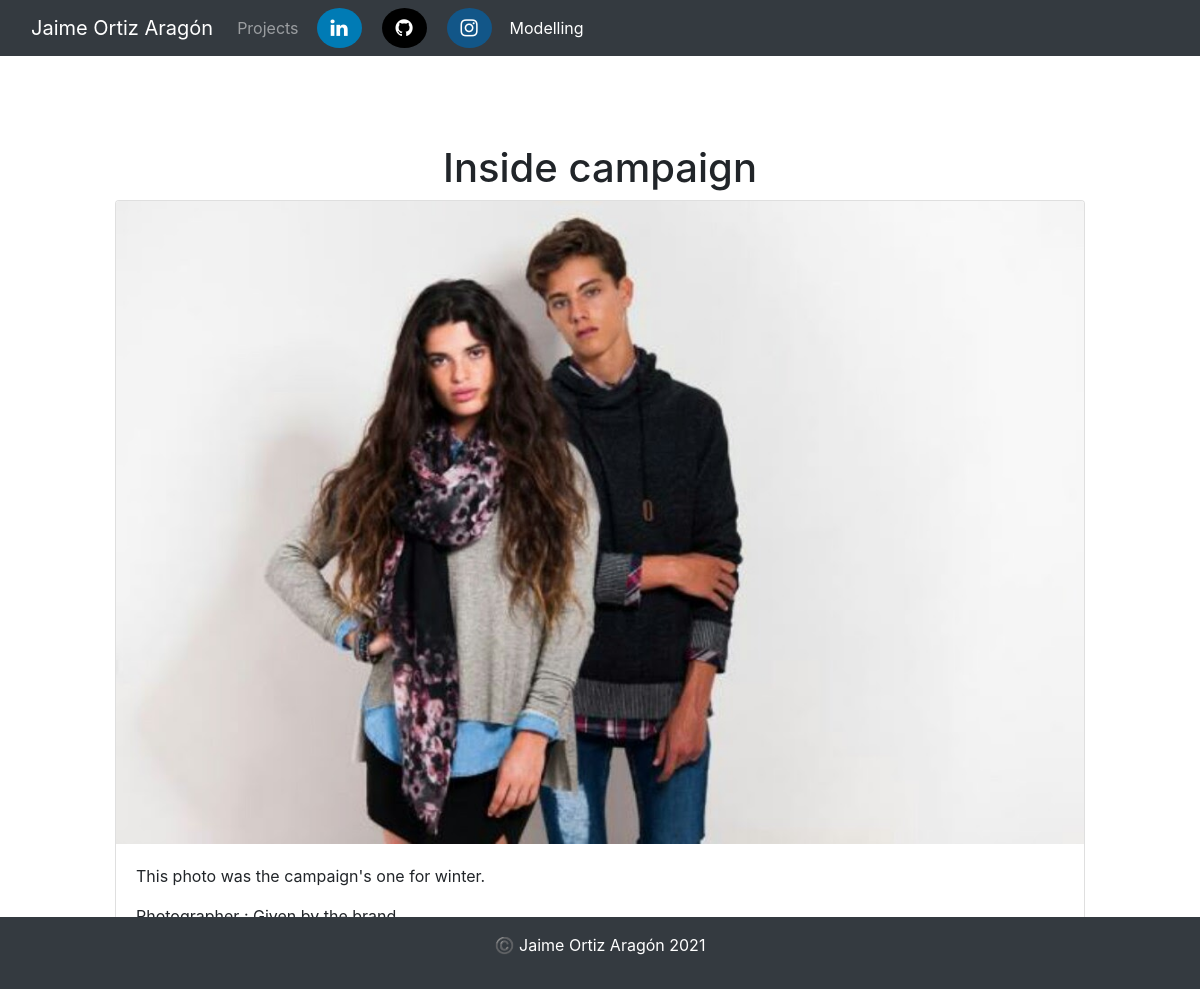
/model/7/, run on the app's committed database.
### model/models.py (models this page shows, shortened)
class Shooting(models.Model):
    title = models.CharField(max_length=30)
    description = models.TextField()
    location = models.CharField(max_length=50)
    photographer = models.CharField(max_length=50)
    image = models.ImageField(upload_to='images/')
    def tall_shooting(self):
        width, height = get_image_dimensions(self.image)
        if width > height:
            return False
        else:
            return True

### model/views.py (the view)
# urls.py: path('<int:shooting_id>/', views.show_shooting, name='shooting'),
def show_shooting(request, shooting_id):
    shooting = get_object_or_404(Shooting, pk=shooting_id)
    return render(request, 'model/shooting.html', {'shooting': shooting})

### model/templates/model/shooting.html (shortened to what this page needs)
<!DOCTYPE html>
<html lang="en">
    <head>
        {% load static %}
        <link rel="stylesheet" href="https://maxcdn.bootstrapcdn.com/bootstrap/4.0.0/css/bootstrap.min.css">
        <link rel="stylesheet" href="https://cdnjs.cloudflare.com/ajax/libs/font-awesome/4.7.0/css/font-awesome.min.css">
    </head>
    <body>
        <header>
            <nav class="navbar navbar-expand-lg navbar-dark bg-dark">
                <div class="container-fluid">
                  <a class="navbar-brand" href="/">Jaime Ortiz Aragón</a>
                  <div class="collapse navbar-collapse" id="navbarNavAltMarkup">
                    <div class="navbar-nav">
                      <a class="nav-link" href="project">Projects</a>
                      <a href="https://www.linkedin.com/in/jaime-ortiz-arag%C3%B3n-0380881a4/" class="fa fa-linkedin"></a>
                      <a href="https://github.com/imjaimeortiz" class="fa fa-github"></a>
                      <a href="https://www.instagram.com/imjaimeortiz/" class="fa fa-instagram"></a>
                      <a class="nav-link active" href="/model">Modelling</a>
                      </div>
                  </div>
                </div>
              </nav>
        </header>
        <main>
          <br/>
          <br/>
          <br/>
          <h1 class="text-center pt-3">{{ shooting.title }}</h1>
          {% if shooting.tall_shooting %}
          <div style="max-height: 550px; max-width: 550px;" class="container">
          {% else %}
          <div style="max-height: 550px; max-width: 1000px;" class="container">
          {% endif %}
            <div class="card mb-4 box-shadow">
              <img  class="card-img-top" src="{{ shooting.image.url }}">
              <div class="card-body">
                <p class="card-text">{{ shooting.description }}</p>
                <p class="card-text">Photographer : {{ shooting.photographer }}</p>
                <p class="card-text">Location : {{ shooting.location }}</p>
              </div>
            </div>
        </div>
        </main>
        <footer class="text-muted py-3 bg-dark" id="footer">
          <div class="container text-center text-white">
            <p>©️ Jaime Ortiz Aragón {% now "Y" %}</p>
          </div>
      </footer>
    </body>
</html>

### model/templates/model/shooting.html (style rules this page uses)
.fa { padding: 10px; font-size: 20px; width: 45px; text-align: center; text-decoration: none; border-radius: 50%; }
.fa-linkedin { background: #007bb5; color: white; margin-left: 10px; margin-right: 10px; }
.fa-instagram { background: #125688; color: white; margin-left: 10px; margin-right: 10px; }
.fa-github { background: #000000; color: white; margin-left: 10px; margin-right: 10px; }
#footer { position: fixed; bottom: 0; width: 100%; }

### data on the page
Shooting: title "Inside campaign", image (picture), description "This photo was the campaign's one for winter.", photographer "Given by the brand"
